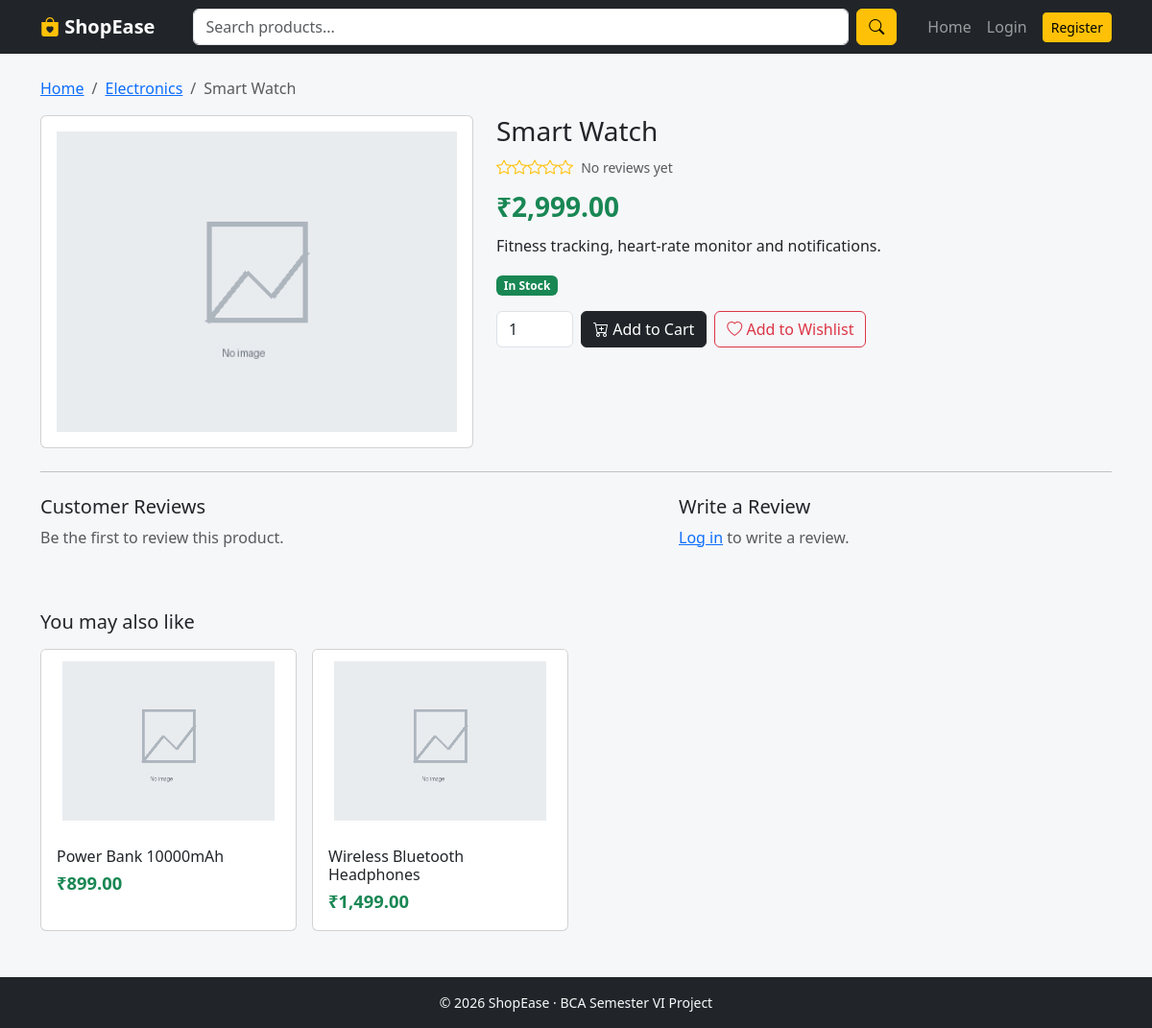
/product.php?id=2, run on the app's committed database.
### tables this page shows
CREATE TABLE products (
  product_id INT AUTO_INCREMENT PRIMARY KEY,
  category_id INT NOT NULL,
  product_name VARCHAR(150) NOT NULL,
  description TEXT,
  price DECIMAL(10,2) NOT NULL,
  stock INT NOT NULL DEFAULT 0,
  image VARCHAR(255) DEFAULT 'no-image.png',
  created_at TIMESTAMP DEFAULT CURRENT_TIMESTAMP,
  FOREIGN KEY (category_id) REFERENCES categories(category_id) ON DELETE CASCADE
);

CREATE TABLE categories (
  category_id INT AUTO_INCREMENT PRIMARY KEY,
  category_name VARCHAR(80) NOT NULL UNIQUE,
  description VARCHAR(255)
);

### product.php (the view, shortened to what this page needs)
<?php
require_once 'includes/header.php';
$pid = (int)($_GET['id'] ?? 0);
$stmt = $conn->prepare('SELECT p.*, c.category_name FROM products p
                        JOIN categories c ON c.category_id = p.category_id WHERE p.product_id = ?');
$stmt->bind_param('i', $pid);
$stmt->execute();
$p = $stmt->get_result()->fetch_assoc();
$stmt = $conn->prepare('SELECT r.rating, r.comment, r.created_at, u.full_name
                        FROM reviews r JOIN users u ON u.user_id = r.user_id
                        WHERE r.product_id = ? ORDER BY r.created_at DESC');
$stmt->bind_param('i', $pid);
$stmt->execute();
$reviews = $stmt->get_result()->fetch_all(MYSQLI_ASSOC);
$avg = $reviews ? array_sum(array_column($reviews, 'rating')) / count($reviews) : 0;
$inWish = false;
$stmt = $conn->prepare('SELECT product_id, product_name, price, image FROM products
                        WHERE category_id = ? AND product_id <> ? ORDER BY RAND() LIMIT 4');
$stmt->bind_param('ii', $p['category_id'], $pid);
$stmt->execute();
$related = $stmt->get_result()->fetch_all(MYSQLI_ASSOC);
?>
<nav aria-label="breadcrumb">
  <ol class="breadcrumb">
    <li class="breadcrumb-item"><a href="index.php">Home</a></li>
    <li class="breadcrumb-item"><a href="index.php?cat=<?= (int)$p['category_id'] ?>"><?= e($p['category_name']) ?></a></li>
    <li class="breadcrumb-item active"><?= e($p['product_name']) ?></li>
  </ol>
</nav>
<div class="row g-4">
  <div class="col-md-5">
    <div class="card"><img src="<?= e(product_img($p['image'])) ?>" class="img-fluid p-3" alt="<?= e($p['product_name']) ?>"></div>
  </div>
  <div class="col-md-7">
    <h3><?= e($p['product_name']) ?></h3>
    <div class="mb-2">
      <?= stars($avg) ?>
      <span class="text-muted small ms-1"><?= $reviews ? number_format($avg, 1) . ' (' . count($reviews) . ' review' . (count($reviews) > 1 ? 's' : '') . ')' : 'No reviews yet' ?></span>
    </div>
    <div class="price fs-3 mb-2"><?= money($p['price']) ?></div>
    <p><?= nl2br(e($p['description'])) ?></p>
    <p>
      <?php if ($p['stock'] > 5): ?><span class="badge bg-success">In Stock</span>
      <?php elseif ($p['stock'] > 0): ?><span class="badge bg-warning text-dark">Only <?= (int)$p['stock'] ?> left</span>
      <?php else: ?><span class="badge bg-danger">Out of Stock</span><?php endif; ?>
    </p>
    <div class="d-flex flex-wrap gap-2">
      <?php if ($p['stock'] > 0): ?>
      <form method="post" action="cart.php" class="d-flex gap-2">
        <input type="number" name="quantity" value="1" min="1" max="<?= (int)$p['stock'] ?>" class="form-control" style="width:80px">
        <button class="btn btn-dark"><i class="bi bi-cart-plus"></i> Add to Cart</button>
      </form>
      <?php endif; ?>
      <form method="post" action="wishlist.php">
        <button class="btn <?= $inWish ? 'btn-danger' : 'btn-outline-danger' ?>">
          <i class="bi <?= $inWish ? 'bi-heart-fill' : 'bi-heart' ?>"></i> <?= $inWish ? 'In Wishlist' : 'Add to Wishlist' ?>
        </button>
      </form>
    </div>
  </div>
</div>
<hr class="my-4">
<div class="row g-4">
  <div class="col-md-7">
    <h5>Customer Reviews</h5>
    <?php if (!$reviews): ?><p class="text-muted">Be the first to review this product.</p><?php endif; ?>
  </div>
  <div class="col-md-5">
    <h5>Write a Review</h5>
    <?php if (is_logged_in()): ?>
    <form method="post">
      <?= csrf_field() ?>
      <input type="hidden" name="action" value="review">
      <div class="mb-2"><label class="form-label">Rating</label>
        <select name="rating" class="form-select" required>
          <option value="">Select</option>
          <?php for ($i = 5; $i >= 1; $i--): ?><option value="<?= $i ?>"><?= $i ?> star<?= $i > 1 ? 's' : '' ?></option><?php endfor; ?>
        </select></div>
      <div class="mb-2"><label class="form-label">Comment</label>
        <textarea name="comment" rows="3" maxlength="500" class="form-control"></textarea></div>
      <button class="btn btn-outline-dark btn-sm">Submit Review</button>
    </form>
    <?php else: ?>
      <p class="text-muted"><a href="login.php">Log in</a> to write a review.</p>
    <?php endif; ?>
  </div>
</div>
<?php if ($related): ?>
<h5 class="mt-5 mb-3">You may also like</h5>
<div class="row row-cols-2 row-cols-md-4 g-3">
  <?php foreach ($related as $r): ?>
  <div class="col">
    <a href="product.php?id=<?= (int)$r['product_id'] ?>" class="text-decoration-none text-dark">
      <div class="card h-100 product-card">
        <img src="<?= e(product_img($r['image'])) ?>" class="card-img-top" alt="">
        <div class="card-body"><h6 class="mb-1"><?= e($r['product_name']) ?></h6><div class="price"><?= money($r['price']) ?></div></div>
      </div>
    </a>
  </div>
  <?php endforeach; ?>
</div>
<?php endif; ?>
<?php require_once 'includes/footer.php'; ?>

### assets/css/style.css (style rules this page uses)
body { background: #f6f7f9; }
.product-card { transition: transform .15s, box-shadow .15s; }
.product-card img { height: 190px; object-fit: contain; background: #fff; padding: .75rem; }
.price { font-size: 1.15rem; font-weight: 700; color: #198754; }

### data on the page
products: category.category_name "Electronics", product_name "Smart Watch", image (placeholder picture), price "₹2,999.00", description "Fitness tracking, heart-rate monitor and notifications."
products: image (placeholder picture), product_name "Power Bank 10000mAh", price "₹899.00"
products: image (placeholder picture), product_name "Wireless Bluetooth Headphones", price "₹1,499.00"

### other printed values
SITE_NAME "ShopEase"
